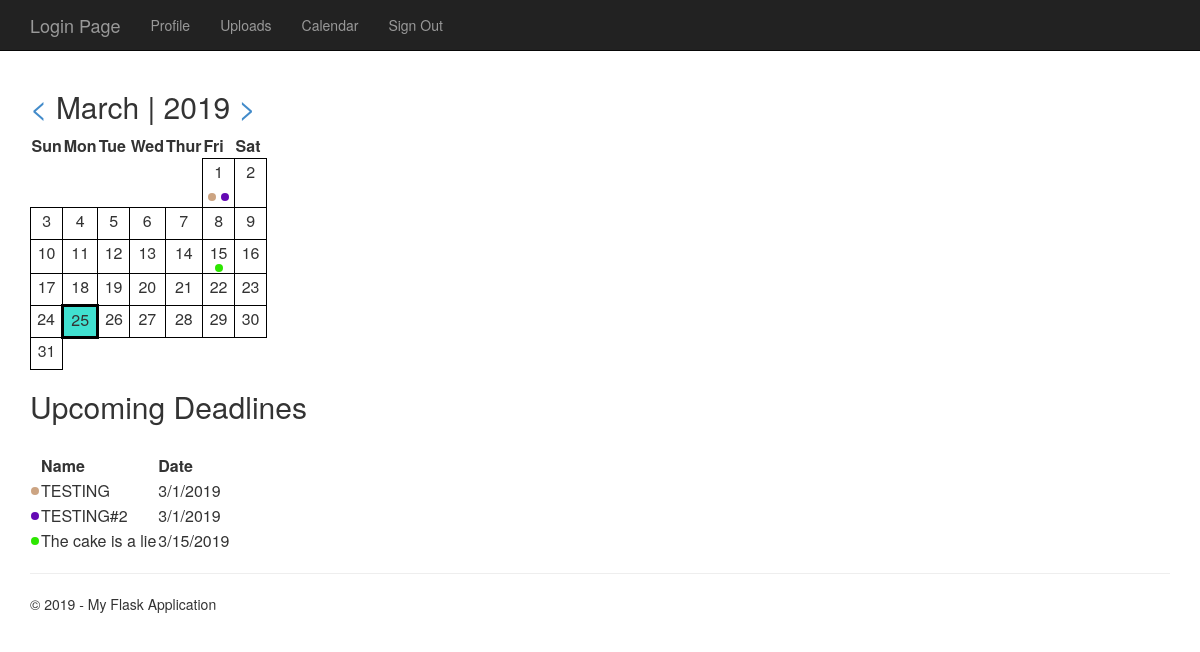
/calendar, run on the app's committed database.
### tables this page shows
CREATE TABLE "Calendar" (
	"UUID_Calendar"	INTEGER NOT NULL PRIMARY KEY AUTOINCREMENT UNIQUE,
	"Event_Name"	TEXT NOT NULL UNIQUE,
	"Event_Date_Day"	INTEGER NOT NULL DEFAULT 1,
	"Event_Description"	TEXT NOT NULL,
	"Event_Date_Month"	INTEGER NOT NULL DEFAULT 1,
	"Event_Date_Year"	TEXT NOT NULL DEFAULT 1970,
	"Color_R"	INTEGER NOT NULL DEFAULT 1,
	"Color_G"	INTEGER NOT NULL DEFAULT 1,
	"Color_B"	INTEGER NOT NULL DEFAULT 1
);

### FlaskWebProject/userViews.py (the view)
@bp.route('/calendar', methods=('GET', 'POST'))
def calendar():
	from FlaskWebProject.calendar_module import generateCal
	from FlaskWebProject.calendar_module import nameOfMonth
	y = request.args.get('year')
	m = request.args.get('month')
	if y is None:
		y = datetime.now().year
	else:
		y = int(y)
	if m is None:
		m = datetime.now().month
	else:
		m = int(m)
	nm = (m % 12) + 1
	pm = (m - 1) % 12 if m != 1 else 12
	if m == 12:
		ny = y + 1
		py = y
	elif m == 1:
		ny = y
		py = y - 1
	else:
		ny = y
		py = y
	queryStr = 'SELECT * FROM Calendar WHERE Event_Date_Month=? AND Event_Date_Year=?;'
	queryResult = query_db(queryStr, (m, y))
	return render_template(
		'userViews/calendar.html',
		title='Calendar',
		year=y,
		month=m,
		monthName=nameOfMonth(m),
		calData=generateCal(m,y),
		currDate=datetime.now(),
		nextMonth=nm,
		prevMonth=pm,
		nextYear=ny,
		prevYear=py,
		deadlines=queryResult
		)

### FlaskWebProject/auth.py (called while the page is built)
@bp.before_app_request
def load_logged_in_user():
	user_id = session.get('user_id')
	if user_id is None:
		g.user = None
	else:
		sqlQuery = 'SELECT * FROM Users WHERE UID_Users = ?'
		from . import db
		database = db.getDB()
		g.user = database.execute(sqlQuery, (user_id,)).fetchone()

### FlaskWebProject/calendar_module.py (called while the page is built)
def generateCal(month = datetime.now().month, year = datetime.today().year):
	row = [[0 for i in range(7)] for j in range(6)]
	dayNum = 1
	for i in range(6):
		tempDate =  datetime(year, month, dayNum)
		dayOfWeek = remapWeekDay(tempDate.weekday())
		for j in range(dayOfWeek, 7):
			row[i][j] = dayNum
			dayNum += 1
			if dayNum > checkMaxDay(month, year):
				return row

def checkMaxDay(month, year):
	if year % 4 == 0:
		if month == 2:
			return 29
	else:
		if month == 2:
			return 28
	if month == 4 or month == 6 or month == 9 or month == 11:
		return 30
	else:
		return 31

def remapWeekDay(i):
	if i == 6:
		return 0
	else:
		return i + 1

def nameOfMonth(monthNum):
	switch = {
		1: "January",
        2: "February",
        3: "March",
        4: "April",
        5: "May",
        6: "June",
        7: "July",
        8: "August",
        9: "September",
        10: "October",
        11: "November",
        12: "December"
    }
	return switch.get(monthNum, 'invaild month number')

### FlaskWebProject/db.py (called while the page is built)
def getDB():
	if 'db' not in g:
		g.db = sqlite3.connect(current_app.config['DATABASE'],
								detect_types = sqlite3.PARSE_DECLTYPES)
		g.db.row_factory = sqlite3.Row
	return g.db

def closeDB(e=None):
	db = g.pop('db', None)
	if db is not None:
		db.close()

def query_db(query, args=(), one=False):
	cur = getDB().execute(query, args)
	rv = cur.fetchall()
	cur.close()
	closeDB()
	return (rv[0] if rv else None) if one else rv

### FlaskWebProject/templates/userViews/calendar.html
﻿{% extends "layout.html" %}
{% block content %}
	<div>
		<h2>
			<a href="{{ url_for('userViews.calendar') }}?month={{ prevMonth }}&year={{ prevYear }}"> < </a>
			{{ monthName }} | {{ year }}
			<a href="{{ url_for('userViews.calendar') }}?month={{ nextMonth }}&year={{ nextYear }}"> > </a>
		</h2>
	</div>
	<table style="border-collapse: collapse;">
		<tr>
			<th>Sun</th>
			<th>Mon</th>
			<th>Tue</th>
			<th>Wed</th>
			<th>Thur</th>
			<th>Fri</th>
			<th>Sat</th>
		</tr>
		{% for row in calData %}
			<tr>
				{% for data in row %}
					{% if data != 0 %}
						{% if data == currDate.day and year == currDate.year and month == currDate.month %}
							<td style="background-color: turquoise; width:32px; height:32px; text-align:center; vertical-align:top; border: 3px solid black;">
						{% else %}
							<td style="width:32px; height:32px; text-align:center; vertical-align:top; border: 1px solid black;">
						{% endif %}
								{{ data }}
								<div>
									{% for deadline in deadlines %}
										{% if deadline.Event_Date_Day == data %}
											<span style="background-color: rgb({{deadline.Color_R}},{{deadline.Color_G}},{{deadline.Color_B}}); height: 8px; width: 8px; border-radius: 50%; display: inline-block;"></span>
										{% endif %}
									{% endfor %}
								</div>
							</td>
					{% else %}
						<td style="width:32px; height:32px">  </td>
					{% endif %}
				{% endfor %}
			</tr>
		{% endfor %}
	</table>
	<div>
		<h2>Upcoming Deadlines</h2>
		<br />
	</div>
	<table>
		<tr>
			<th></th>
			<th>Name</th>
			<th>Date</th>
		</tr>
		{% for deadline in deadlines %}
			<tr>
				<td>
					<span style="background-color: rgb({{deadline.Color_R}},{{deadline.Color_G}},{{deadline.Color_B}}); height: 8px; width: 8px; border-radius: 50%; display: inline-block;"></span>
				</td>
				<td>{{ deadline.Event_Name|e }}</td>
				<td>
					{{ deadline.Event_Date_Month }}/{{ deadline.Event_Date_Day }}/{{ deadline.Event_Date_Year }}
				</td>
			</tr>
		{% endfor %}
	</table>
{% endblock content %}

### FlaskWebProject/static/content/site.css (style rules this page uses)
body { padding-top: 50px; padding-bottom: 20px; }

### data on the page
Calendar: Color_R 204 (drawn), Event_Name "TESTING", Event_Date_Month "3", Event_Date_Day "1", Event_Date_Year "2019"
Calendar: Color_R 100 (drawn), Event_Name "TESTING#2", Event_Date_Month "3", Event_Date_Day "1", Event_Date_Year "2019"
Calendar: Color_R 45 (drawn), Event_Name "The cake is a lie", Event_Date_Month "3", Event_Date_Day "15", Event_Date_Year "2019"

### other printed values
{{ monthName }} "March"
{{ year }} "2019"
{{ data }} "1" "2" "3" "4" "5" "6" "7" "8" "9" "10" "11" "12" "13" "14" "15" "16" "17" "18" "19" "20" "21" "22" "23" "24" "25" "26" "27" "28" "29" "30" "31"
